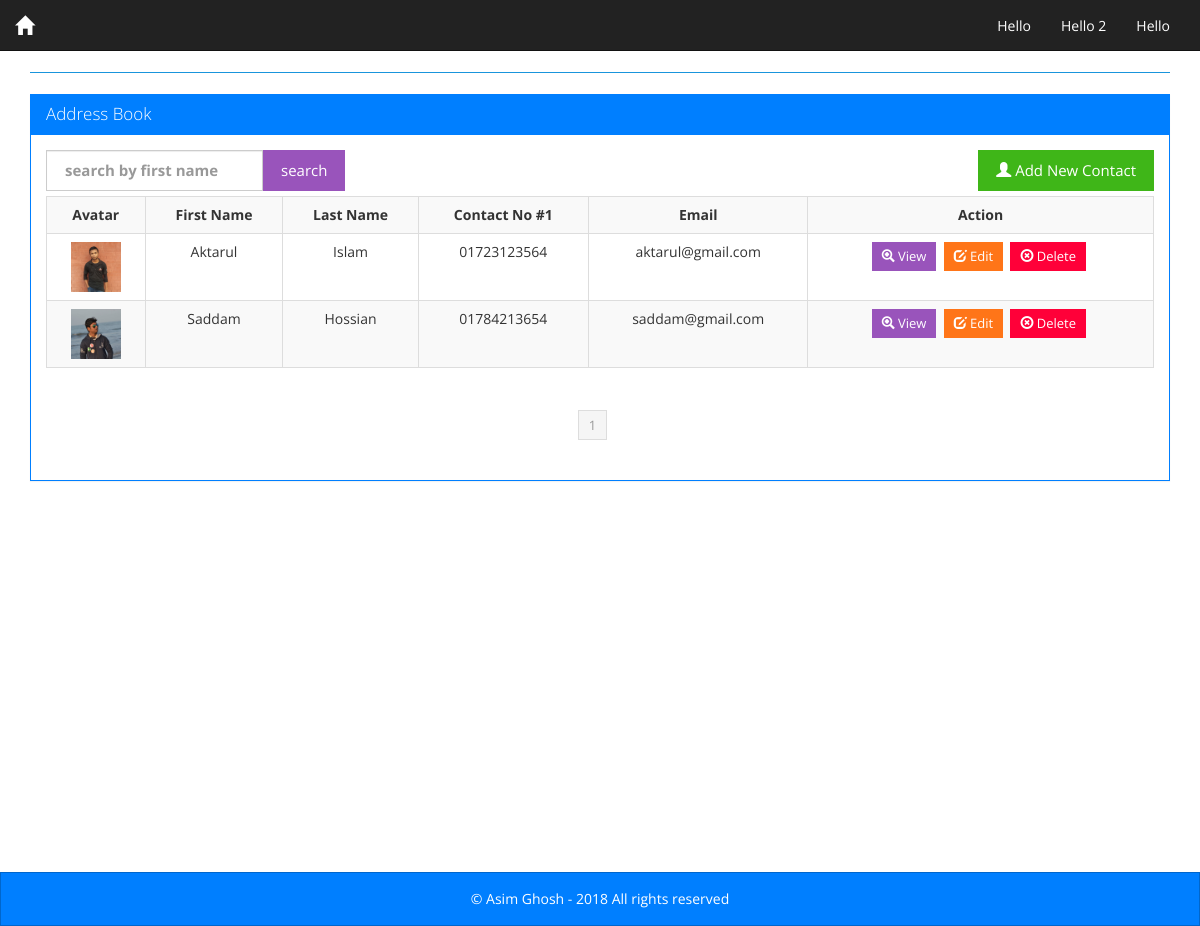
The page / on the database its author committed.
### tables this page shows
CREATE TABLE IF NOT EXISTS `tbl_contacts` (
`contact_id` int(15) NOT NULL,
  `first_name` varchar(255) NOT NULL,
  `middle_name` varchar(255) NOT NULL,
  `last_name` varchar(255) NOT NULL,
  `address` text,
  `contact_no1` varchar(255) NOT NULL,
  `contact_no2` varchar(255) DEFAULT NULL,
  `email_address` varchar(255) NOT NULL,
  `profile_pic` varchar(255) DEFAULT NULL
);

### index.php (the view, shortened to what this page needs)
<?php
require_once './config.php';
include './header.php';
if (!(isset($_GET['pagenum']))) {
  $pagenum = 1;
} else {
  $pagenum = $_GET['pagenum'];
}
$page_limit = ($_GET["show"] <> "" && is_numeric($_GET["show"]) ) ? $_GET["show"] : 8;
try {
  $keyword = trim($_GET["keyword"]);
  if ($keyword <> "" ) {
    $sql = "SELECT * FROM tbl_contacts WHERE 1 AND "
            . " (first_name LIKE :keyword) ORDER BY first_name ";
    $stmt = $DB->prepare($sql);
    $stmt->bindValue(":keyword", $keyword."%");
  } else {
    $sql = "SELECT * FROM tbl_contacts WHERE 1 ORDER BY first_name ";
    $stmt = $DB->prepare($sql);
  }
  $stmt->execute();
  $total_count = count($stmt->fetchAll());
  $last = ceil($total_count / $page_limit);
  $lower_limit = ($pagenum - 1) * $page_limit;
  $lower_limit = ($lower_limit < 0) ? 0 : $lower_limit;
  $sql2 = $sql . " limit " . ($lower_limit) . " ,  " . ($page_limit) . " ";
  $stmt = $DB->prepare($sql2);
  $stmt->execute();
  $results = $stmt->fetchAll();
} catch (Exception $ex) {
  echo $ex->getMessage();
}
?>
<div class="row">
  <div class="panel panel-primary">
    <div class="panel-heading">
      <h3 class="panel-title">Address Book</h3>
    </div>
    <div class="panel-body">
      <div class="col-lg-12" style="padding-left: 0; padding-right: 0;" >
        <form action="index.php" method="get" >
        <div class="col-lg-6 pull-left"style="padding-left: 0;"  >
          <span class="pull-left">
            <label class="col-lg-12 control-label" for="keyword" style="padding-right: 0;">
              <input type="text" value="<?php echo $_GET["keyword"]; ?>" placeholder="search by first name" id="" class="form-control" name="keyword" style="height: 41px;">
            </label>
            </span>
          <button class="btn btn-info">search</button>
        </div>
        </form>
        <div class="pull-right" ><a href="contacts.php"><button class="btn btn-success"><span class="glyphicon glyphicon-user"></span> Add New Contact</button></a></div>
      </div>
      <div class="clearfix"></div>
<?php if (count($results) > 0) { ?>
        <div class="table-responsive">
          <table class="table table-striped table-hover table-bordered ">
            <tbody><tr>
                <th>Avatar</th>
                <th>First Name</th>
                <th>Last Name</th>
                <th>Contact No #1 </th>
                <th>Email </th>
                <th>Action </th>
              </tr>
  <?php foreach ($results as $res) { ?>
                <tr>
                  <td style="text-align: center;">
                <?php $pic = ($res["profile_pic"] <> "" ) ? $res["profile_pic"] : "no_avatar.png" ?>
                    <a href="profile_pics/<?php echo $pic ?>" target="_blank"><img src="profile_pics/<?php echo $pic ?>" alt="" width="50" height="50" ></a>
                  </td>
                  <td><?php echo $res["first_name"]; ?></td>
                  <td><?php echo $res["last_name"]; ?></td>
                  <td><?php echo $res["contact_no1"]; ?></td>
                  <td><?php echo $res["email_address"]; ?></td>
                  <td>
                    <a href="view_contacts.php?cid=<?php echo $res["contact_id"]; ?>"><button class="btn btn-sm btn-info"><span class="glyphicon glyphicon-zoom-in"></span> View</button></a>&nbsp;
                    <a href="contacts.php?m=update&cid=<?php echo $res["contact_id"]; ?>&pagenum=<?php echo $_GET["pagenum"]; ?>"><button class="btn btn-sm btn-warning"><span class="glyphicon glyphicon-edit"></span> Edit</button></a>&nbsp;
                    <a href="process_form.php?mode=delete&cid=<?php echo $res["contact_id"]; ?>&keyword=<?php echo $_GET["keyword"]; ?>&pagenum=<?php echo $_GET["pagenum"]; ?>" onclick="return confirm('Are you sure?')"><button class="btn btn-sm btn-danger"><span class="glyphicon glyphicon-remove-circle"></span> Delete</button></a>&nbsp;
                  </td>
                </tr>
  <?php } ?>
            </tbody></table>
        </div>
        <div class="col-lg-12 center">
          <ul class="pagination pagination-sm">
  <?php
  for ($i = 1; $i <= $last; $i++) {
    if ($i == $pagenum) {
      ?>
                <li class="active"><a href="javascript:void(0);" ><?php echo $i ?></a></li>
                <?php
              } else {
                ?>
                <li><a href="index.php?pagenum=<?php echo $i; ?>&keyword=<?php echo $_GET["keyword"]; ?>" class="links"  onclick="displayRecords('<?php echo $page_limit; ?>', '<?php echo $i; ?>');" ><?php echo $i ?></a></li>
                <?php
              }
            }
            ?>
          </ul>
        </div>
          <?php } else { ?>
        <div class="well well-lg">No contacts found.</div>
<?php } ?>
    </div>
  </div>
</div>
      <?php
      include './footer.php';
      ?>

### header.php (shortened to what this page needs)
<!DOCTYPE html>
<html lang="en">
  <head>
    <link href="bootstrap/css/bootstrap.min.css" rel="stylesheet">
    <link href="style.css" rel="stylesheet">
  </head>
  <body>
    <div class="navbar navbar-default navbar-static-top" role="navigation">
      <div class="container-fluid">
        <div class="navbar-header">
          <a class="navbar-brand" href="#" target="_blank"><span class="glyphicon glyphicon-home"></span></a>
        </div>
        <div class="collapse navbar-collapse pull-right" id="bs-example-navbar-collapse-1" >
          <ul class="nav navbar-nav">
			<li><a href="#">Hello</a></li>
			<li><a href="#">Hello 2</a></li>
            <li><a href="#">Hello</a></li>
          </ul>
        </div>
      </div>
    </div>
    <div class="container mainbody">
      <div class="page-header">
      </div>

### footer.php (shortened to what this page needs)
    </div>
    <footer>
      <div class="navbar navbar-inverse footer">
        <div class="container-fluid">
          <div class="copyright">
            <a href="#" target="_blank">&copy; Asim Ghosh - <?php echo date("Y"); ?></a> All rights reserved
          </div>
        </div>
      </div>
    </footer>
  </body>
</html>

### style.css (style rules this page uses)
html, body { height: 100%; }
body { font-size: 14px; line-height: 18px; }
.mainbody { padding-bottom: 50px; min-height: 100%;overflow:hidden; }
.mainbody .row { margin: 0px; }
.page-header { margin-top: 0px; border-bottom: 1px solid #1995DC; padding-bottom: 0px; }
.panel-body { width: 100%; margin: 0 auto; }
.col-lg-12 { padding-left: 0; }
.table-bordered > thead > tr > th, .table-bordered > tbody > tr > th, .table-bordered > tfoot > tr > th, .table-bordered > thead > tr > td, .table-bordered > tbody > tr > td, .table-bordered > tfoot > tr > td { text-align: center; }
.center { float:none; margin: 0 auto; text-align: center; }
.footer { margin:0; padding: 17px 0; border-radius: 0px; height: auto; }
.copyright { color: #fff; text-align: center; }
.copyright a { color: #fff; }

### rows shown on the page
tbl_contacts: profile_pic (picture), first_name "Aktarul", last_name "Islam", contact_no1 "01723123564", email_address "aktarul@gmail.com"
tbl_contacts: profile_pic (picture), first_name "Saddam", last_name "Hossian", contact_no1 "01784213654", email_address "saddam@gmail.com"
